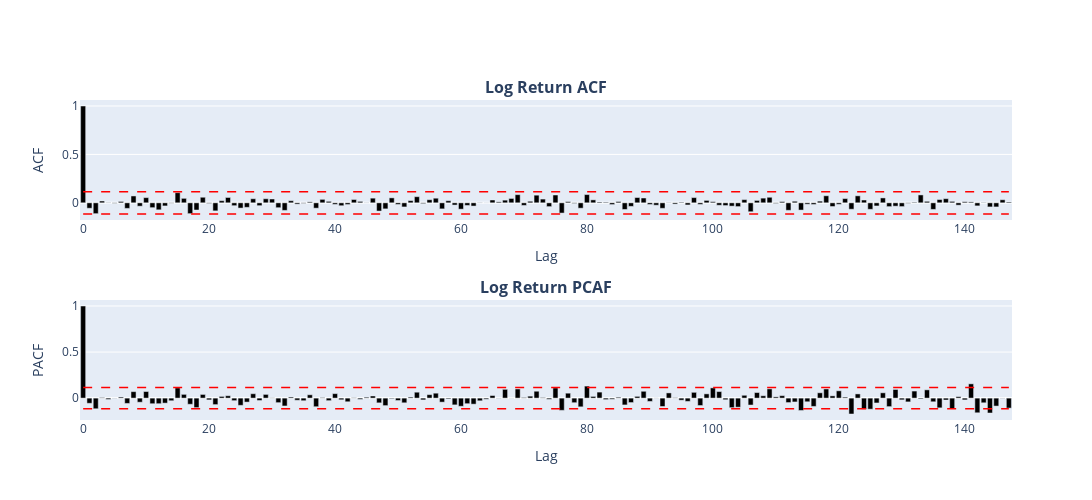

This figure's notebook cell:
### Code cell
# get ACF and PCAF of log return
acf_log_return = acf(log_r)
pacf_log_return = pacf(log_r, nlags= len(log_r) // 2 - 1, method='ols')

# plot
log_return_acf_and_pcaf_plot = make_subplots(rows=2, cols=1, subplot_titles=['<b>Log Return ACF</b>', '<b>Log Return PCAF</b>'])
add_barplot_to_plot(log_return_acf_and_pcaf_plot, 1, 1, 'Lag', 'ACF', False, 300, acf_log_return)
add_barplot_to_plot(log_return_acf_and_pcaf_plot, 2, 1, 'Lag', 'PACF', False, 300, pacf_log_return)
log_return_acf_and_pcaf_plot.update_layout(height=500, width = 1300)
log_return_acf_and_pcaf_plot.show()
log_return_acf_and_pcaf_plot.write_image("images/fig_7_acf_pacf_log_return.png")

### Figure 1 — Plotly figure (JSON) as saved in the notebook; plotly's stock layout.template omitted (floating-point values rounded to 4 significant figures; data arrays with more than 128 entries replaced by an {"elided": "..."} marker saying what was removed)
{"data": [{"marker": {"color": "black"}, "type": "bar", "x": {"elided": "148 int values"}, "xaxis": "x", "y": {"elided": "299 float values"}, "yaxis": "y"}, {"line": {"color": "red", "dash": "dash", "width": 1.5}, "mode": "lines", "type": "scatter", "x": {"elided": "148 int values"}, "xaxis": "x", "y": {"elided": "148 float values"}, "yaxis": "y"}, {"line": {"color": "red", "dash": "dash", "width": 1.5}, "mode": "lines", "type": "scatter", "x": {"elided": "148 int values"}, "xaxis": "x", "y": {"elided": "148 float values"}, "yaxis": "y"}, {"marker": {"color": "black"}, "type": "bar", "x": {"elided": "148 int values"}, "xaxis": "x2", "y": {"elided": "149 float values"}, "yaxis": "y2"}, {"line": {"color": "red", "dash": "dash", "width": 1.5}, "mode": "lines", "type": "scatter", "x": {"elided": "148 int values"}, "xaxis": "x2", "y": {"elided": "148 float values"}, "yaxis": "y2"}, {"line": {"color": "red", "dash": "dash", "width": 1.5}, "mode": "lines", "type": "scatter", "x": {"elided": "148 int values"}, "xaxis": "x2", "y": {"elided": "148 float values"}, "yaxis": "y2"}], "layout": {"annotations": [{"font": {"size": 16}, "showarrow": false, "text": "<b>Log Return ACF</b>", "x": 0.5, "xanchor": "center", "xref": "paper", "y": 1, "yanchor": "bottom", "yref": "paper"}, {"font": {"size": 16}, "showarrow": false, "text": "<b>Log Return PCAF</b>", "x": 0.5, "xanchor": "center", "xref": "paper", "y": 0.375, "yanchor": "bottom", "yref": "paper"}], "height": 500, "showlegend": false, "width": 1300, "xaxis": {"anchor": "y", "domain": [0, 1], "title": {"text": "Lag"}}, "xaxis2": {"anchor": "y2", "domain": [0, 1], "title": {"text": "Lag"}}, "yaxis": {"anchor": "x", "domain": [0.625, 1], "title": {"text": "ACF"}}, "yaxis2": {"anchor": "x2", "domain": [0, 0.375], "title": {"text": "PACF"}}}}
